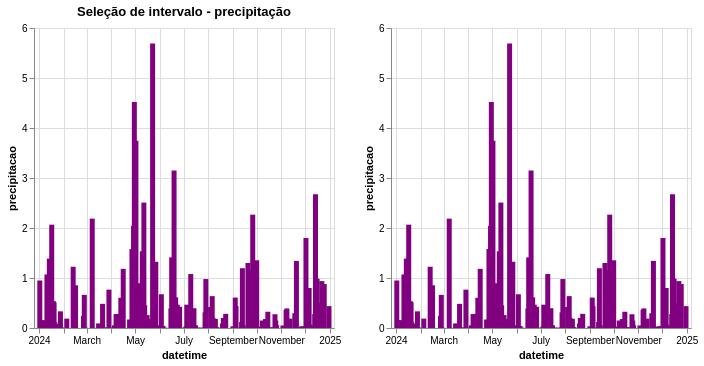

Notebook cell for this chart:
### Markdown cell above
Precipitação

### Code cell
base = alt.Chart(df_daily).mark_bar(color='purple').encode(
    x='datetime:T',
    y='precipitacao:Q'
)

chart_precip = base.add_params(intervalo_selecao).properties(title='Seleção de intervalo - precipitação')

zoomed = base.transform_filter(intervalo_selecao)

chart_precip_final = chart_precip | zoomed
chart_precip_final

### Figure 1 — Vega-Lite specification as saved in the notebook (floating-point values rounded to 4 significant figures; data arrays with more than 128 entries replaced by an {"elided": "..."} marker saying what was removed)
{"config": {"view": {"continuousWidth": 300, "continuousHeight": 300}}, "hconcat": [{"mark": {"type": "bar", "color": "purple"}, "encoding": {"x": {"field": "datetime", "type": "temporal"}, "y": {"field": "precipitacao", "type": "quantitative"}}, "name": "view_b7cc9fb64b6a8dfd_0", "title": "Seleção de intervalo - precipitação"}, {"mark": {"type": "bar", "color": "purple"}, "encoding": {"x": {"field": "datetime", "type": "temporal"}, "y": {"field": "precipitacao", "type": "quantitative"}}, "transform": [{"filter": {"param": "Intervalo"}}]}], "data": {"name": "data-95d3e1e2b1fd51d743c792b0ad8453ce"}, "params": [{"name": "Intervalo", "select": {"type": "interval", "encodings": ["x"]}, "views": ["view_b7cc9fb64b6a8dfd_0"]}], "$schema": "https://vega.github.io/schema/vega-lite/v6.1.0.json", "datasets": {"data-95d3e1e2b1fd51d743c792b0ad8453ce": {"elided": "366 records"}}}
